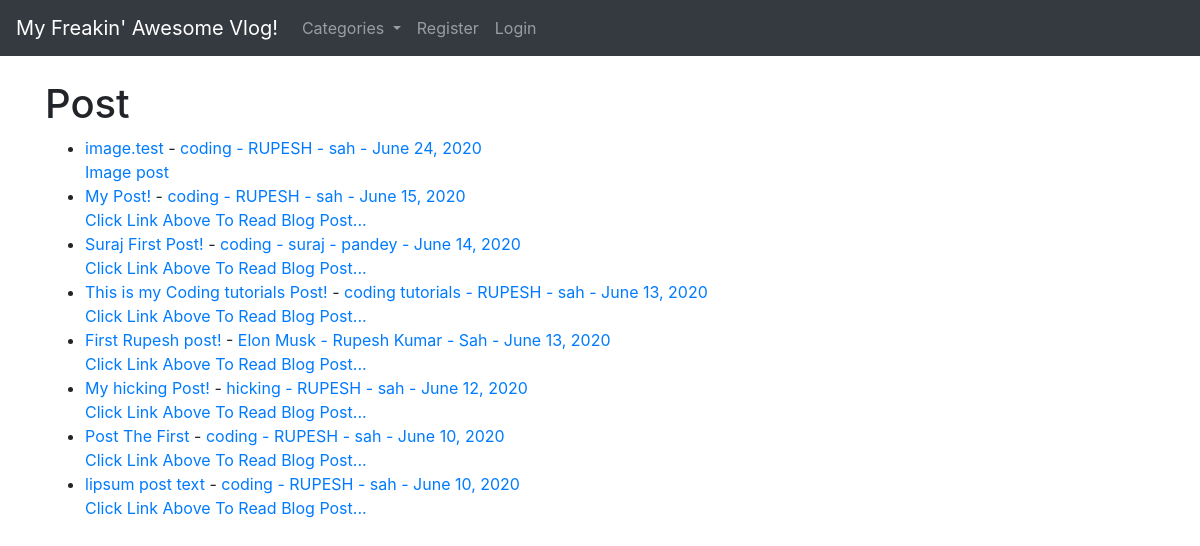
The page / on the database its author committed.
### theblog/models.py (models this page shows, shortened)
class Post(models.Model):
	title = models.CharField(max_length=255)
	header_image = models.ImageField(null=True, blank=True, upload_to="images/")
	title_tag = models.CharField(max_length=255)
	author = models.ForeignKey(User, on_delete=models.CASCADE)
	body = RichTextField(blank=True, null=True)
	post_date = models.DateField(auto_now_add=True)
	category = models.CharField(max_length=255, default='coding')
	snippet = models.CharField(max_length=255)
	likes = models.ManyToManyField(User, related_name='blog_posts')

### theblog/views.py (the view)
# urls.py: path('', HomeView.as_view(), name="home"),
class HomeView(ListView):
	model = Post
	template_name = 'home.html'
	ordering = ['-post_date']
	def get_context_data(self, *args, **kwargs):
		cat_menu = Category.objects.all()
		context = super(HomeView, self).get_context_data(*args, **kwargs)
		context["cat_menu"] = cat_menu
		return context

### theblog/models.py (called while the page is built)
	def __str__(self):
		return self.name

### theblog/templates/home.html (shortened to what this page needs)
{% extends 'base.html' %}
{% block  content %}
<h1>Post</h1>
<ul>
{% for post in object_list %}
	<li><a href="{% url 'article-detail' post.pk %}">{{ post.title}}<a/>
		- <a href="{% url 'category' post.category|slugify %}">{{ post.category }}
		- {{ post.author.first_name}}
		- {{ post.author.last_name}} -
		{{post.post_date}}
	<br/>
	{{ post.snippet }}
</li>
{% endfor %}
</ul>
{% endblock %}

### theblog/templates/base.html (shortened to what this page needs)
<!doctype html>
<html lang="en">
  <head>
    <link rel="stylesheet" href="https://stackpath.bootstrapcdn.com/bootstrap/4.5.0/css/bootstrap.min.css">
  </head>
  <body>
    <nav class="navbar navbar-expand-lg navbar-dark bg-dark">
  <a class="navbar-brand" href="{% url 'home' %}">My Freakin' Awesome Vlog!</a>
  <div class="collapse navbar-collapse" id="navbarSupportedContent">
    <ul class="navbar-nav mr-auto">
      {% if cat_menu %}
      <li class="nav-item dropdown">
        <a class="nav-link dropdown-toggle" href="#" id="navbarDropdown" role="button" data-toggle="dropdown" aria-haspopup="true" aria-expanded="false">
          Categories
        </a>
      </li>
      {% else %}
        <li class="nav-item">
            <a class="nav-link" href="{% url 'category-list' %}">Categories</a>
          </li>
      {% endif %}
      {% if user.is_authenticated %}
        <li class="nav-item">
          <a class="nav-link" href="{% url 'add_post' %}">Add Post</a>
        </li>
        <li class="nav-item">
          <a class="nav-link" href="{% url 'add_category' %}">Add Category</a>
        </li>
        <li class="nav-item">
          <a class="nav-link" href="{% url 'edit_profile' %}">Edit Profile</a>
        </li>
        <li class="nav-item">
          <a class="nav-link" href="{% url 'logout' %}">Logout</a>
        </li>
      {% else %}
        <li class="nav-item">
          <a class="nav-link" href="{% url 'register' %}">Register</a>
        </li>
        <li class="nav-item">
          <a class="nav-link" href="{% url 'login' %}">Login</a>
        </li>
      {% endif %}
    </ul>
  </div>
</nav>
<br/>
    <div class="container">
    {% block  content %}
    {% endblock %}
  </div>
  </body>
</html>

### rows shown on the page
Post: title "image.test", category "coding", author.first_name "RUPESH", author.last_name "sah", post_date "June 24, 2020", snippet "Image post"
Post: title "My Post!", category "coding", author.first_name "RUPESH", author.last_name "sah", post_date "June 15, 2020", snippet "Click Link Above To Read Blog Post..."
Post: title "Suraj First Post!", category "coding", author.first_name "suraj", author.last_name "pandey", post_date "June 14, 2020", snippet "Click Link Above To Read Blog Post..."
Post: title "This is my Coding tutorials Post!", category "coding tutorials", author.first_name "RUPESH", author.last_name "sah", post_date "June 13, 2020", snippet "Click Link Above To Read Blog Post..."
Post: title "First Rupesh post!", category "Elon Musk", author.first_name "Rupesh Kumar", author.last_name "Sah", post_date "June 13, 2020", snippet "Click Link Above To Read Blog Post..."
Post: title "My hicking Post!", category "hicking", author.first_name "RUPESH", author.last_name "sah", post_date "June 12, 2020", snippet "Click Link Above To Read Blog Post..."
Post: title "Post The First", category "coding", author.first_name "RUPESH", author.last_name "sah", post_date "June 10, 2020", snippet "Click Link Above To Read Blog Post..."
Post: title "lipsum post text", category "coding", author.first_name "RUPESH", author.last_name "sah", post_date "June 10, 2020", snippet "Click Link Above To Read Blog Post..."
